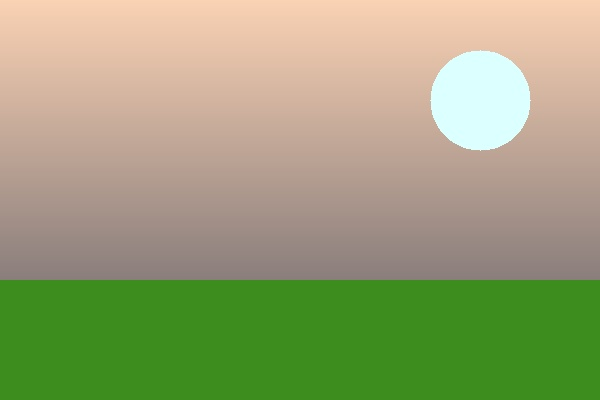
#> input picture sample_inputs/input_exp17.jpg, 600 x 400 px
$ python Exp17_Watermarking_Technique.py
#> lines starting #> are read from the running program, lines starting #| are printed output that depends on the picture; after the words box and inside, x2 and y2 are one past the last pixel; in counts of white or black regions, pixels touching at a corner belong together
import cv2
import os

# Experiment 17: Watermark Insertion
image_path = os.path.join(os.path.dirname(__file__), "..", "sample_inputs", "input_exp17.jpg")
image = cv2.imread(image_path)
#> image is the input picture: shape (400, 600, 3); mean B, G, R 118.3, 162.2, 154.3
if image is None:
    image = cv2.imread("input_exp17.jpg")

watermarked = image.copy()
overlay = image.copy()
cv2.putText(overlay, "COPYRIGHT (C) 2025", (50, 220), cv2.FONT_HERSHEY_SIMPLEX, 1.4, (255, 255, 255), 3, cv2.LINE_AA)
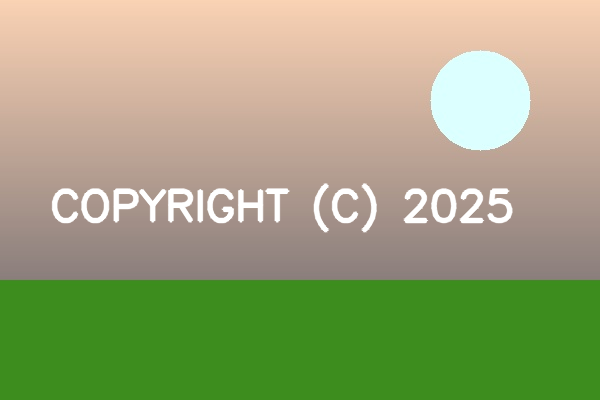
#> overlay: shape (400, 600, 3); 3.18% of pixels changed, all inside (x1, y1, x2, y2) = (51, 183, 513, 233)
alpha = 0.6
cv2.addWeighted(overlay, alpha, watermarked, 1 - alpha, 0, watermarked)
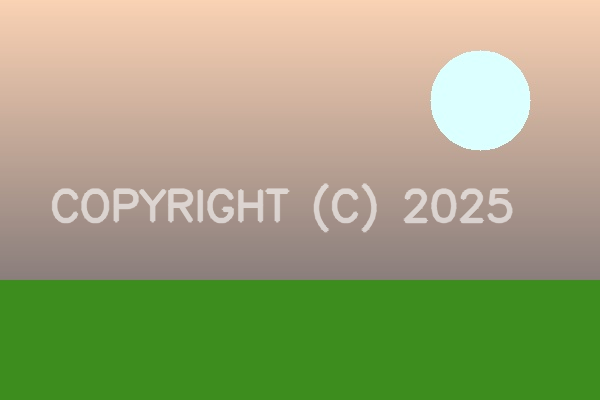
#> watermarked: shape (400, 600, 3); 3.18% of pixels changed, all inside (x1, y1, x2, y2) = (51, 183, 513, 233)

cv2.imshow("Original Image", image)
cv2.imshow("Watermarked Image", watermarked)

out_path = os.path.join(os.path.dirname(__file__), "..", "output_screenshots", "exp17_output.png")
cv2.imwrite(out_path, cv2.hconcat([image, watermarked]))
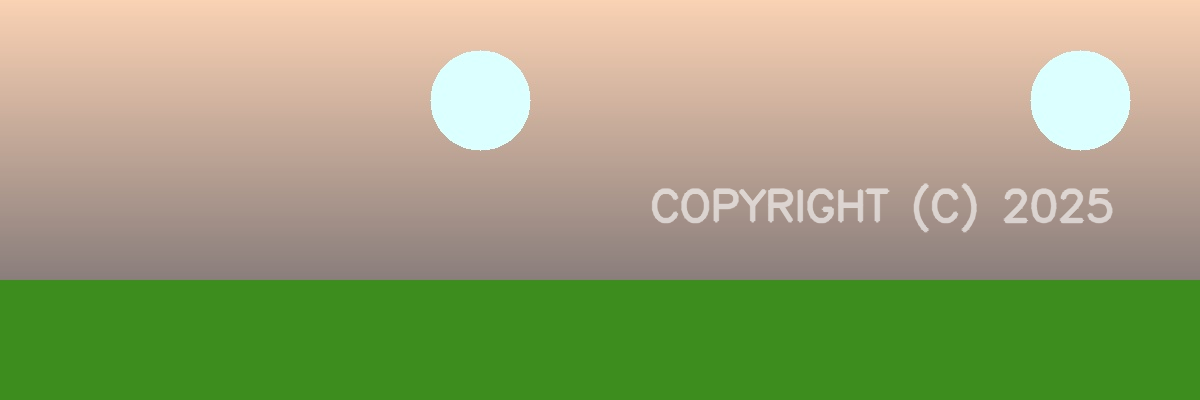
#> saved as exp17_output.png: shape (400, 1200, 3); mean B, G, R 119.2, 163, 155
print(f"Exp 17 output saved to {out_path}")

cv2.waitKey(500)
cv2.destroyAllWindows()
